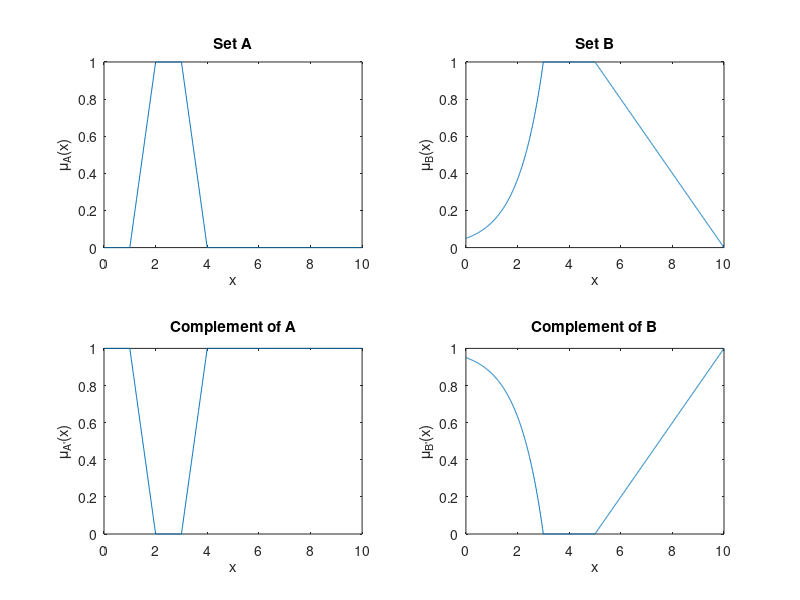
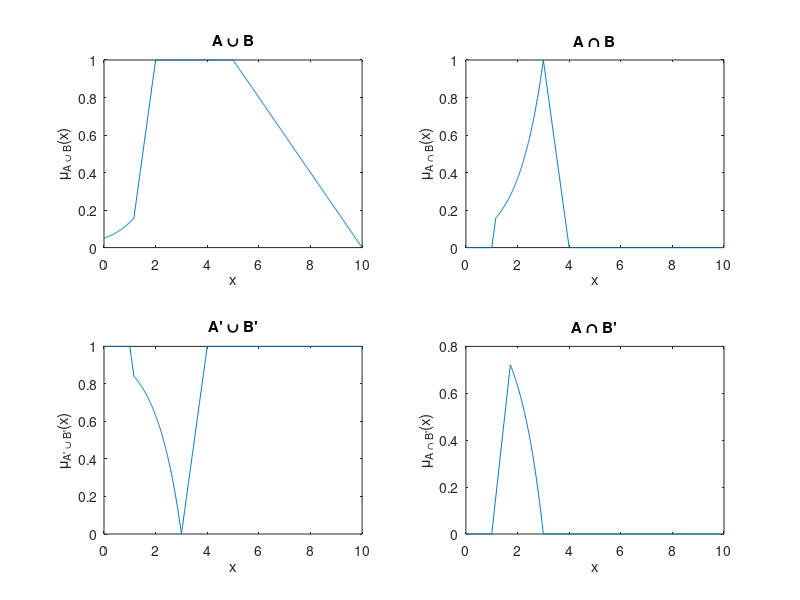

Here is the MATLAB script that generated these plots, in order:
% Define the range of x
x_values = 0:0.01:10;

% Define the membership functions for Set A
set_A = zeros(size(x_values));
set_A(x_values >= 1 & x_values < 2) = x_values(x_values >= 1 & x_values < 2) - 1;
set_A(x_values >= 2 & x_values < 3) = 1;
set_A(x_values >= 3 & x_values < 4) = 4 - x_values(x_values >= 3 & x_values < 4);

% Define the membership functions for Set B
set_B = zeros(size(x_values));
set_B(x_values < 3) = exp(x_values(x_values < 3) - 3);
set_B(x_values >= 3 & x_values < 5) = 1;
set_B(x_values >= 5 & x_values <= 10) = 1 - (x_values(x_values >= 5 & x_values <= 10) - 5) / 5;

% Define the complement of sets A and B
set_A_complement = 1 - set_A;
set_B_complement = 1 - set_B;

% Plot the sets A and B
figure;
subplot(2, 2, 1);
plot(x_values, set_A);
title('Set A');
xlabel('x');
ylabel('\mu_A(x)');

subplot(2, 2, 2);
plot(x_values, set_B);
title('Set B');
xlabel('x');
ylabel('\mu_B(x)');

% Plot the complements of sets A and B
subplot(2, 2, 3);
plot(x_values, set_A_complement);
title('Complement of A');
xlabel('x');
ylabel('\mu_{A''}(x)');

subplot(2, 2, 4);
plot(x_values, set_B_complement);
title('Complement of B');
xlabel('x');
ylabel('\mu_{B''}(x)');

% Perform union and intersection operations
union_A_B = max(set_A, set_B);
intersection_A_B = min(set_A, set_B);
union_complements = max(set_A_complement, set_B_complement);
intersection_complement = min(set_A, set_B_complement);

% Plot the results of union and intersection operations
figure;
subplot(2, 2, 1);
plot(x_values, union_A_B);
title('A \cup B');
xlabel('x');
ylabel('\mu_{A \cup B}(x)');

subplot(2, 2, 2);
plot(x_values, intersection_A_B);
title('A \cap B');
xlabel('x');
ylabel('\mu_{A \cap B}(x)');

subplot(2, 2, 3);
plot(x_values, union_complements);
title('A'' \cup B''');
xlabel('x');
ylabel('\mu_{A'' \cup B''}(x)');

subplot(2, 2, 4);
plot(x_values, intersection_complement);
title('A \cap B''');
xlabel('x');
ylabel('\mu_{A \cap B''}(x)');

% Check if sets A and B are convex
is_A_convex = all(diff(set_A) >= 0) || all(diff(set_A) <= 0);
is_B_convex = all(diff(set_B) >= 0) || all(diff(set_B) <= 0);

% Display the results
fprintf('Is Set A a convex set? %d\n', is_A_convex);
fprintf('Is Set B a convex set? %d\n', is_B_convex);
